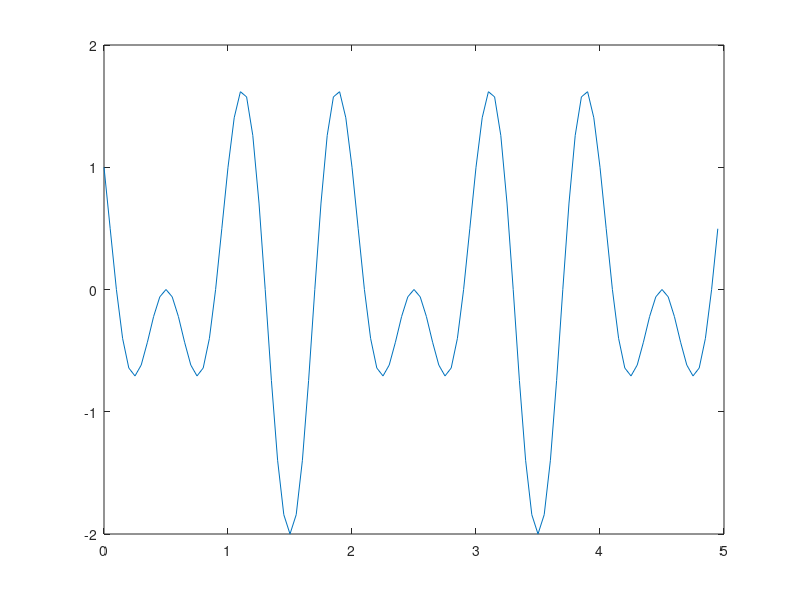

Write MATLAB code to recreate this figure.
%Universidade de Brasilia
%Principios de Comunicacao
%Alunos:    Filipe Miguel
%           Lucas Siqueira
%Data 25/10/2014
%taxa de amostragem
fs = 20;
Ts = 1/fs;
%frequencias do sinal
f1 = 1;
f2 = 1.5;
%intervalo do sinal
T0 = 5;
%amostras
N = T0/Ts;
%definindo o intervalo
t = 0:Ts:Ts*(N-1);
%definindo o sinal
x = cos(2*pi*f1*t)-sin(2*pi*f2*t);
%plotando grafico no dominio do tempo
plot(t,x);
%calculando a DFT do sinal
X = fft(x,fs);

%calculando modulo e fase do sinal X
X_mag = abs(X);
X_phase = angle(X);

k = 0:N-1;
w = 2*pi*k/T0;

%plotando o espectro de amplitude do sinal
%stem(w(1:20),X_mag(1:20));



